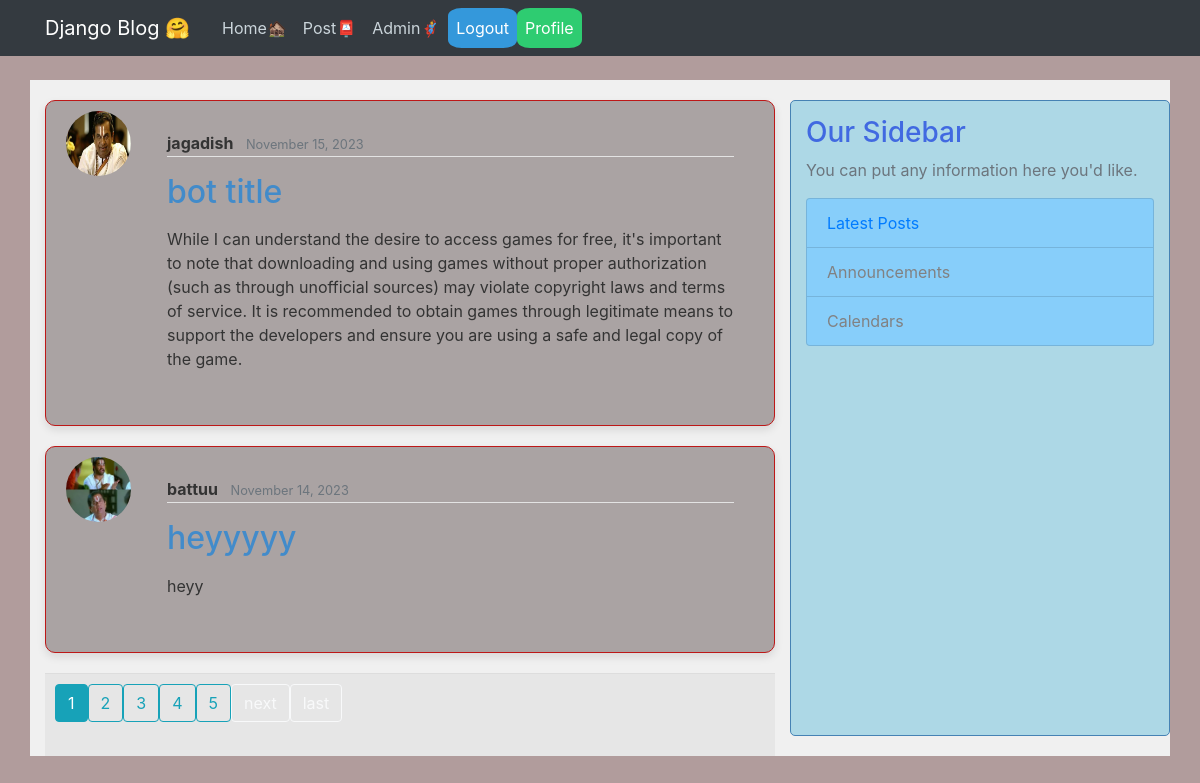
The app's page / (signed in) with its own data.
### blog/models.py (models this page shows, shortened)
class Post(models.Model):
    title = models.CharField(max_length=20)
    date_posted  = models.DateTimeField(default=timezone.now)
    author = models.ForeignKey(User,on_delete=models.CASCADE)
    content = models.TextField(max_length=500,default='heyy')

### users/models.py (models this page shows, shortened)
class Profile(models.Model):
    user = models.OneToOneField(User, on_delete=models.CASCADE)
    image = models.ImageField(default='default.jpg', upload_to='profile_pics')
    name = models.TextField(max_length=20, default='BOT')

### blog/views.py (the view)
# urls.py: path('', RandomPostListView.as_view(), name='blog-home'),
class RandomPostListView(ListView):
    model = Post
    template_name = 'blog/home.html'  # Adjust this to your actual template path
    context_object_name = 'posts'
    paginate_by = 2
    def get_queryset(self):
        return Post.objects.all().order_by('?')

### blog/templates/blog/home.html (shortened to what this page needs)
{% extends "blog/base.html" %}
{% block content %}
  {% if user.is_authenticated %}
    {% for post in posts %}
      <article class="media content-section" style="background-color: #aaa3a3; border: 1px solid #bd1818; border-radius: 10px; margin-bottom: 20px; box-shadow: 0 4px 8px rgba(0, 0, 0, 0.1);">
        <img class="rounded-circle article-img" src="{{ post.author.profile.image.url }}" alt="{{ post.author.username }}">
        <div class="media-body" style="padding: 20px;">
          <div class="article-metadata mb-3">
            <a class="mr-2 font-weight-bold" href="{% url 'user-posts' post.author.username %}" style="color: #333; transition: color 0.3s;" onmouseover="this.style.color='#428bca'" onmouseout="this.style.color='#333'">{{ post.author }}</a>
            <small class="text-muted">{{ post.date_posted|date:"F d, Y" }}</small>
          </div>
          <h2 class="mb-3"><a class="article-title" href="{% url 'post-detail' pk=post.pk %}" style="color: #428bca; text-decoration: none;">{{ post.title }}</a></h2>
          <p class="article-content mb-4">{{ post.content }}</p>
        </div>
      </article>
    {% endfor %}
    {% if is_paginated %}
      <footer style="text-align: center; background-color: #e6e6e6; padding: 10px; border-top: 1px solid #ddd; margin-top: 10px;">
        <div class="pagination">
          {% for num in page_obj.paginator.page_range %}
            <a href="?page={{num}}" class="btn btn-outline-info mb-4 {% if page_obj.number == num %}active{% endif %}">{{ num }}</a>
          {% endfor %}
          {% if page_obj.has_next %}
            <a href="?page={{page_obj.next_page_number}}" class="btn btn-outline-light mb-4">next</a>
            <a href="?page={{page_obj.paginator.num_pages}}" class="btn btn-outline-light mb-4">last</a>
          {% endif %}
        </div>
      </footer>
    {% endif %}
  {% endif %}
{% endblock %}

### blog/static/blog/main.css (style rules this page uses)
body { background: #fafafa; color: #333333; margin-top: 5rem; background-position: center; }
h1, h2, h3, h4, h5, h6 { color: #444444; }
.content-section { background: #ffffff; padding: 10px 20px; border: 1px solid #dddddd; border-radius: 3px; margin-bottom: 20px; }
.article-title { color: #444444; }
.article-content { white-space: pre-line; }
.article-img { height: 65px; width: 65px; margin-right: 16px; }
.article-metadata { padding-bottom: 1px; margin-bottom: 4px; border-bottom: 1px solid #e3e3e3 }

### records on screen
Post: author.profile.image (placeholder picture), author "jagadish", date_posted "November 15, 2023", title "bot title", content "While I can understand the desire to access games for free, it's important to note that downloading and using games without proper authorization (such as through unofficial sources) may violate copyright laws and terms of service. It is recommended to obtain games through legitimate means to support the developers and ensure you are using a safe and legal copy of the game."
Post: author.profile.image (picture), author "battuu", date_posted "November 14, 2023", title "heyyyyy", content "heyy"

### other values on screen
{{ num }} "1" "2" "3" "4" "5"
